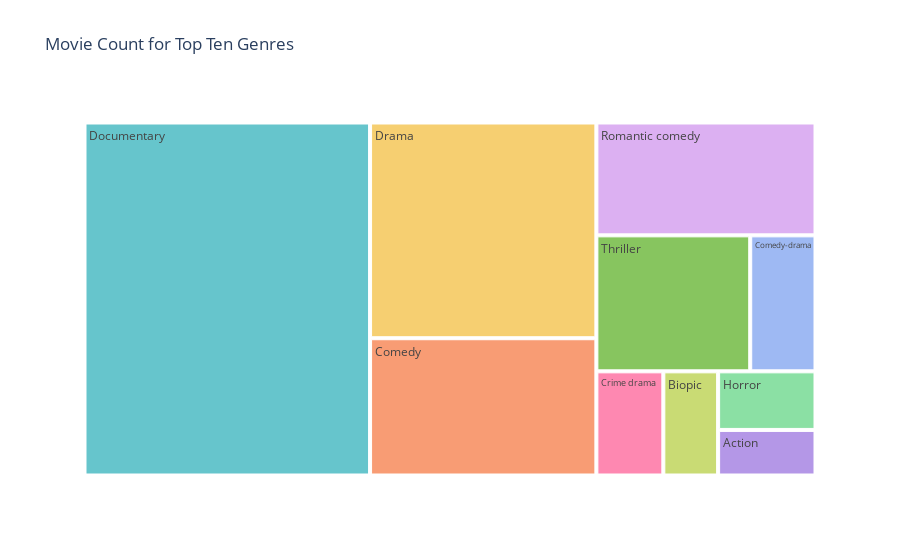

Source (notebook cell):
### Code cell
# Treemap showing count of movies per top ten category - Documentary leads the way, Action is last
px.treemap(n_topten, path=['Genre'], title = 'Movie Count for Top Ten Genres', color_discrete_sequence=px.colors.qualitative.Pastel)

### Figure 1 — Plotly figure (JSON) as saved in the notebook; plotly's stock layout.template omitted (floating-point values rounded to 4 significant figures)
{"data": [{"branchvalues": "total", "domain": {"x": [0, 1], "y": [0, 1]}, "hovertemplate": "labels=%{label}<br>count=%{value}<br>parent=%{parent}<br>id=%{id}<extra></extra>", "ids": ["Action", "Biopic", "Comedy", "Comedy-drama", "Crime drama", "Documentary", "Drama", "Horror", "Romantic comedy", "Thriller"], "labels": ["Action", "Biopic", "Comedy", "Comedy-drama", "Crime drama", "Documentary", "Drama", "Horror", "Romantic comedy", "Thriller"], "name": "", "parents": ["", "", "", "", "", "", "", "", "", ""], "type": "treemap", "values": [7, 9, 49, 14, 11, 159, 77, 9, 39, 33]}], "layout": {"legend": {"tracegroupgap": 0}, "title": {"text": "Movie Count for Top Ten Genres"}, "treemapcolorway": ["rgb(102, 197, 204)", "rgb(246, 207, 113)", "rgb(248, 156, 116)", "rgb(220, 176, 242)", "rgb(135, 197, 95)", "rgb(158, 185, 243)", "rgb(254, 136, 177)", "rgb(201, 219, 116)", "rgb(139, 224, 164)", "rgb(180, 151, 231)", "rgb(179, 179, 179)"]}}
